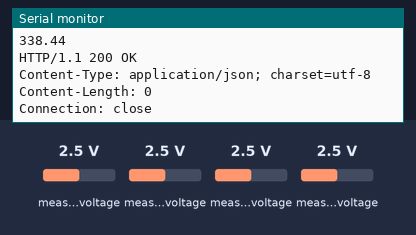
Recording of a sketch running on a simulated ESP8266 (NodeMCU). Shown: the last lines printed to the serial monitor. The test bench sets the inputs (shaded band); at power-on: measured voltage 2.5 V. WiFi joins after 1.5 s; servers stay silent unless stated; uploads are accepted with an empty reply.

Above: at 2.7 s.
2.8 s: measured voltage (sensor 200) set to 0.1 V
At 3.9 s:
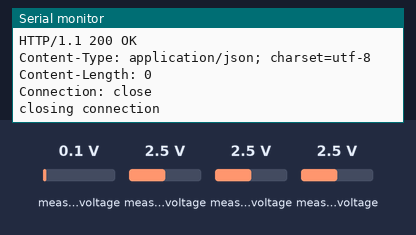
4.3 s: measured voltage (sensor 201) set to 0.1 V
At 5.1 s:
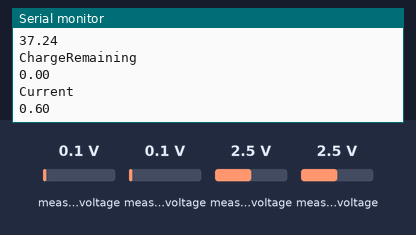
5.8 s: measured voltage (sensor 202) set to 0.1 V
At 6.5 s:
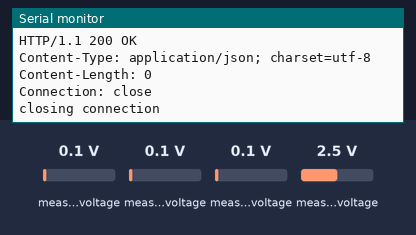
7.3 s: measured voltage (sensor 203) set to 0.1 V
At 8.7 s:
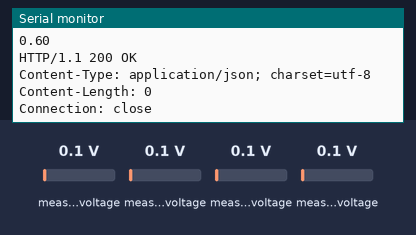
8.8 s: measured voltage (sensor 200) set to 1.2 V
At 10.1 s:
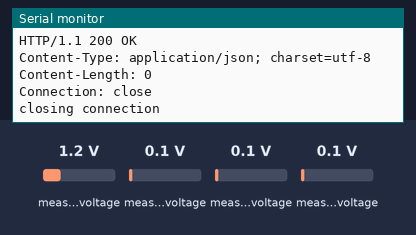
10.3 s: measured voltage (sensor 201) set to 1.2 V
At 11.77 s:
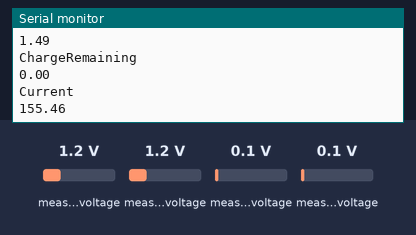
Timing chart, 0 to 12.8 s (numbered marks = the images above; inputs shaded):
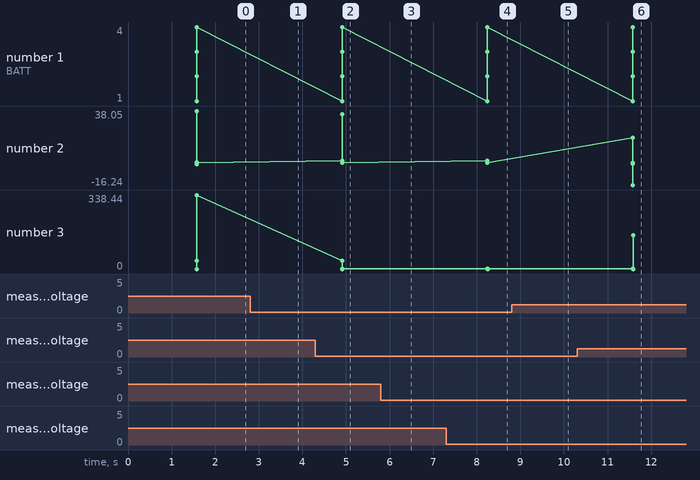

Measured:
- after the input at 4.3 s, the serial monitor: prints a new line after 0.61 s (image 2)
- after the input at 7.3 s, the serial monitor: prints a new line after 0.95 s (image 4)
- after the input at 10.3 s, the serial monitor: prints a new line after 1.3 s (image 6)

The sketch:

ads4.ino
```cpp
#include <ESP8266WiFi.h> // ESP WiFi header file
#include <WiFiClient.h> // Wifi Header file
#include <ESP8266WebServer.h> // ESP  server header file
#include <ESP8266mDNS.h>
#include <Adafruit_ADS1X15.h> // 16 bit ADC header file
WiFiClient client; // Wifi Client declaration
uint8_t i2c_address_of_ADC1 = 0x48; // I2C Address of first ADS1115
uint8_t i2c_address_of_ADC2 = 0x49; // I2C Address of Second ADS1115
Adafruit_ADS1115 adc1, adc2, adc3, adc4; // Declaration of ADS parameter
const char* ssid ="Vinod"; // wifi name
const char* password = "archana6887"; // wifi passsword
const char* host = "192.168.100.3"; //ip address
float voltage1 = 0; // used to store voltage 1  value
float voltage2 = 0; // used to store voltage 2 value
float voltage3 = 0; // used to store voltage 3 value
float voltage4 = 0; // used to store voltage 4 value
float Radjust = 0.066478076; // Voltage divider factor ( R2 / R1+R2 )
float vbat1 = 0; // For Battery No.1
float vbat2 = 0; //For Battery No.2
float vbat3 = 0; // For Battery No.3
float vbat4 = 0; // For Battery No.4
float BATT1 = 0; // For Battery No.1
float BATT2 = 0; //For Battery No.2
float BATT3 = 0; // For Battery No.3
float BATT4 = 0; // For Battery No.4
float SOCt=0; // total SOC of battery stack
float Total_stack = 0; //  total battery voltage
int sensitivity = 185;//185,66 current sensor
int adcValue= 0;
int offsetVoltage = 2500;
double adcVoltage = 0;
double currentValue = 0;


void setup()
{
  Serial.begin(115200);
  WiFi.begin(ssid, password);
  Serial.println("Start ESP8266");
  while(WiFi.status() != WL_CONNECTED)
  {
    delay(500);
    Serial.print(".");
  }
  WiFi.mode(WIFI_STA);
  Serial.println("\n\nBOOTING ESP8266...");
  Serial.print("Connected to ");
  Serial.println(ssid);
  Serial.print("Station IP address: ");
  Serial.println(WiFi.localIP());


}

void loop()

{
  {
  if(adc1.begin(i2c_address_of_ADC1) && adc2.begin(i2c_address_of_ADC2)){// && adc3.begin(i2c_address_of_ADC3) && adc4.begin(i2c_address_of_ADC4)) {
    Serial.println("Found all the I2C device!");
   // all_ok = true;
  }
  else
{
    Serial.println("Sorry... Couldn't find the device... Try again!");
    return;
  }

  int16_t ad1, ad2, ad3, ad4, ad5, ad6, ad7, ad8 ;


  ad1 = adc1.readADC_SingleEnded(0);
  ad2 = adc1.readADC_SingleEnded(1);
  ad3 = adc1.readADC_SingleEnded(2);
  ad4 = adc1.readADC_SingleEnded(3);

  ad5 = adc2.readADC_SingleEnded(0);
  ad6 = adc2.readADC_SingleEnded(1);
  ad7 = adc2.readADC_SingleEnded(2);
  ad8 = adc2.readADC_SingleEnded(3);


voltage1 = ((ad1)*0.1897)/1000;
vbat1 = voltage1/Radjust;

voltage2 = ((ad2)*0.1842)/1000;
vbat2 = voltage2/Radjust;

voltage3 = ((ad3)*0.1858)/1000;
vbat3 = voltage3/Radjust;

voltage4 = ((ad4)*0.1857)/1000;
vbat4 = voltage4/Radjust;

adcValue = ad5;
adcVoltage = (adcValue / 1024.0) * 5000;
currentValue = (((adcVoltage - offsetVoltage ) / sensitivity))+0.05;//offsetVoltage

BATT1 = vbat1;
BATT2 = vbat2-vbat1;
BATT3 = vbat3-vbat2;
BATT4 = vbat4-vbat3;
Total_stack = vbat4;
SOCt = ((vbat4-46.04)/5.52)*100;

 if(currentValue<0)
      {
        currentValue=0;
      }

       else
        {
          currentValue = currentValue;
        }


    if (SOCt<0)// SOC value for Battery 4

            {
              SOCt=0;
            }

         else
           {
              SOCt=SOCt;
           }
  Serial.print("BATT1: "); // Serial print of Battery 1 voltage
  Serial.println(BATT1);
  Serial.print("BATT2: "); // Serial print of Battery 2 voltage
  Serial.println(BATT2);
  Serial.print("BATT3: "); // Serial print of Battery 3 voltage
  Serial.println(BATT3);
  Serial.print("BATT4: "); // Serial print of Battery 4 voltage
  Serial.println(BATT4);
  Serial.println("TotalVoltage"); // Serial print of Total Stack voltage
  Serial.println(vbat4);
  Serial.println("ChargeRemaining");// Serial print of Remaining charge
  Serial.println(SOCt);
  Serial.println("Current");// Serial print of Current value
  Serial.println(currentValue);


  if(!client.connect(host, 80)){
    Serial.println("connection failed");
    return;
    }

     client.print(String("GET http://192.168.100.2/code3/vol3.php?")+
                          ("&BATT1=")+BATT1+
                          ("&BATT2=")+BATT2+
                          ("&BATT3=")+BATT3+
                          ("&BATT4=")+BATT4+
                          ("&Total_stack=")+Total_stack+
                          ("&SOCt=")+SOCt+
                          ("&currentValue=")+currentValue+
                            " HTTP/1.1\r\n" +
                 "Host: " + host + "\r\n" +
                 "Connection: close\r\n\r\n");
    unsigned long timeout = millis();
    while (client.available() == 0) {
        if (millis() - timeout > 1000) {
            Serial.println(">>> Client Timeout !");
            client.stop();
            return;
        }
    }

    // Read all the lines of the reply from server and print them to Serial
    while(client.available()) {
        String line = client.readStringUntil('\r');
        Serial.print(line);

    }
//
    Serial.println();
    Serial.println("closing connection");

}

  delay(2000);


    }
```
